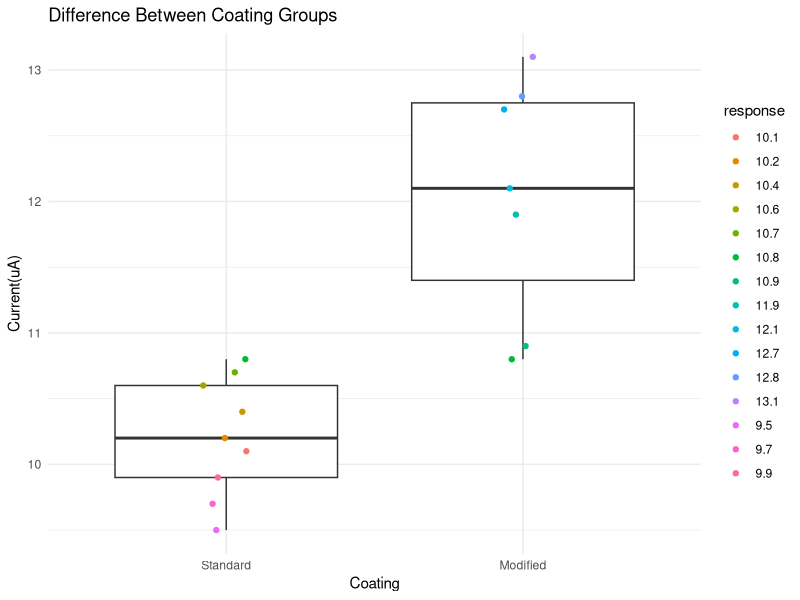
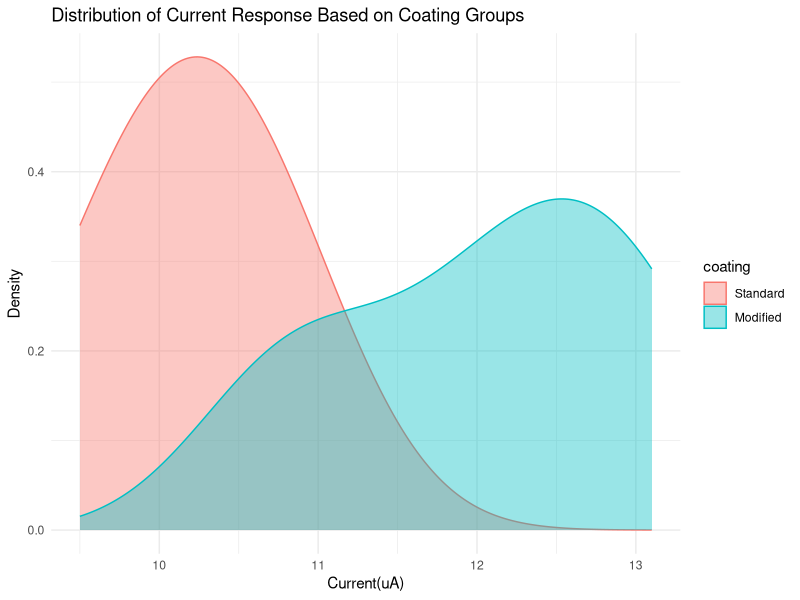

Recreate these plots in R, in order.
## ---- chunk 1
electrode <- read.csv("Data/electrodes.csv")
measurements <- read.csv("Data/measurements.csv")
## ---- chunk 2
library(dplyr)
library(stringr)
library(tidyverse)

dim(electrode)
str(electrode)
head(electrode)
anyNA(electrode)
duplicated(electrode$electrode_id)
sum(duplicated(electrode$electrode_id))
no_dup_electrodes <- electrode %>%
                        distinct()
sort_electrodes <- no_dup_electrodes[order(no_dup_electrodes$electrode_id), ]
sort_electrodes <- sort_electrodes %>% mutate(storage_days = str_remove_all(storage_days, "days"))
sort_electrodes <- sort_electrodes %>% mutate(coating = str_squish(coating))
sort_electrodes <- sort_electrodes %>% mutate(coating = str_to_title(coating))
sort_electrodes <- sort_electrodes %>% mutate(use_status = str_squish(use_status))
sort_electrodes <- sort_electrodes %>% mutate(use_status = str_to_title(use_status))

dim(measurements)
str(measurements)
head(measurements)
anyNA(measurements)
duplicated(measurements$electrode_id)
sum(duplicated(measurements$electrode_id))
no_dup_measurements <- measurements %>% 
                        distinct()
no_dup_measurements <- no_dup_measurements %>% mutate(electrode_id = str_squish(electrode_id))
no_dup_measurements <- no_dup_measurements %>% mutate(unit = str_squish(unit))
no_dup_measurements <- no_dup_measurements %>% mutate(electrode_id = str_to_title(electrode_id))

sort_measurements <- no_dup_measurements[order(no_dup_measurements$electrode_id), ]
sort_measurements <- sort_measurements %>% mutate(response = str_remove_all(response, "uA"))
sort_measurements <- sort_measurements %>% mutate(unit = str_remove_all(unit, "nA"))
sort_measurements$unit <- sub("^$", "uA", sort_measurements$unit)
sort_measurements <- sort_measurements %>% mutate(response = ifelse(as.numeric(response) > 1000,
                                                                    as.character(as.numeric(response)/1000),
                                                                    response))
## ---- chunk 3
base::nrow(sort_electrodes)
base::nrow(sort_measurements)

base::names(sort_electrodes)
base::names(sort_measurements)

base::length(base::unique(sort_electrodes$electrode_id))
base::length(base::unique(sort_measurements$electrode_id))
             
combination_data <- dplyr::full_join(x=sort_electrodes , y= sort_measurements, by = "electrode_id") 

duplicated(combination_data$electrode_id)
sum(duplicated(combination_data$electrode_id))
combination_data <- combination_data %>%
                         distinct()
sort_measurements$response %in% measurements$response
combination_data[[7]][[2]] <- 10.8


## ---- chunk 4
combination_data <- combination_data %>% mutate(problem_flag = if_else(coating == "?"|
                                                  is.na(coating)|
                                                  is.na(storage_days) |
                                                  storage_days == "unknown"|
                                                  is.na(fabrication_batch)|
                                                  fabrication_batch == ""|
                                                  is.na(use_status)|
                                                  is.na(glucose_mmol_L)|
                                                  is.na(response)|
                                                  unit=="?"|
                                                  storage_days == -2|  
                                                  is.na(unit)|
                                                  electrode_id == "E011"  ,"Problem", "No problem"))
                                                 
## ---- chunk 5
clarification <- filter(combination_data, problem_flag == "Problem")
clarification <- clarification %>% mutate(clarifications = case_when(is.na(coating) ~ "This sample has missing values and is not visible at electrode dataset", coating == "?" ~ "Coating condition is not known", is.na(storage_days)~ "This sample has missing value at storage day", storage_days == "unknown"~ "This sample has unknown value at storage day", storage_days == "-2" ~ "This sample has unvaluable storage day condition", fabrication_batch== "" ~ "This sample has empty value at fabrication batch", is.na(glucose_mmol_L) ~ "This sample has missing values and is not visible at measurement dataset", is.na(response) ~ "This  sample has missing value at response", unit == "?"~ "Unit condition is  not known", is.na(unit)~ "This sample has missing value and is not visible at measurements dataset", electrode_id == "E011" ~ "This sample has 2 different response")) 
## ---- chunk 6
combination_data$coating <- replace(combination_data$coating, combination_data$coating == "Standrad", "Standard")
combination_data$coating <- replace(combination_data$coating, combination_data$coating == "Modifed", "Modified")
final_data <- combination_data %>% select(electrode_id, coating, storage_days, fabrication_batch, use_status, glucose_mmol_L, response, unit, problem_flag) %>%
                                   filter(coating == "Standard"|
                                          coating ==  "Modified",
                                          use_status == "Include",
                                          unit == "uA",
                                          response >= 0 )
final_data[duplicated(final_data$electrode_id), ]
final_data <- final_data %>% filter(!str_detect(electrode_id, "E011"))
## ---- chunk 7
library(forcats)
library(ggplot2)
table(final_data$coating)
final_data$coating <- fct_relevel(final_data$coating, "Standard", "Modified")

ggplot(data = final_data, aes(x= coating, y= as.numeric(response)))+
  geom_boxplot(outlier.shape = NA)+
  geom_jitter(width = 0.08, height = 0, aes(colour = response))+
  labs(title = "Difference Between Coating Groups", x= "Coating", y="Current(uA)")+
  theme_minimal()

ggplot(data = final_data, aes(x=as.numeric(response), colour = coating, fill = coating))+
  geom_density(bw = 0.6, alpha = 0.4)+
  labs(title = "Distribution of Current Response Based on Coating Groups", x= "Current(uA)", y="Density")+
  theme_minimal()

aggregate(as.numeric(response) ~ coating, data = final_data, FUN = mean)
aggregate(as.numeric(response) ~ coating, data = final_data, FUN = sd)

write.csv(combination_data, "Combination Table.csv")
write.csv(clarification, "Clarification Table.csv")
write.csv(final_data, "Final Table.csv")

sessionInfo()
